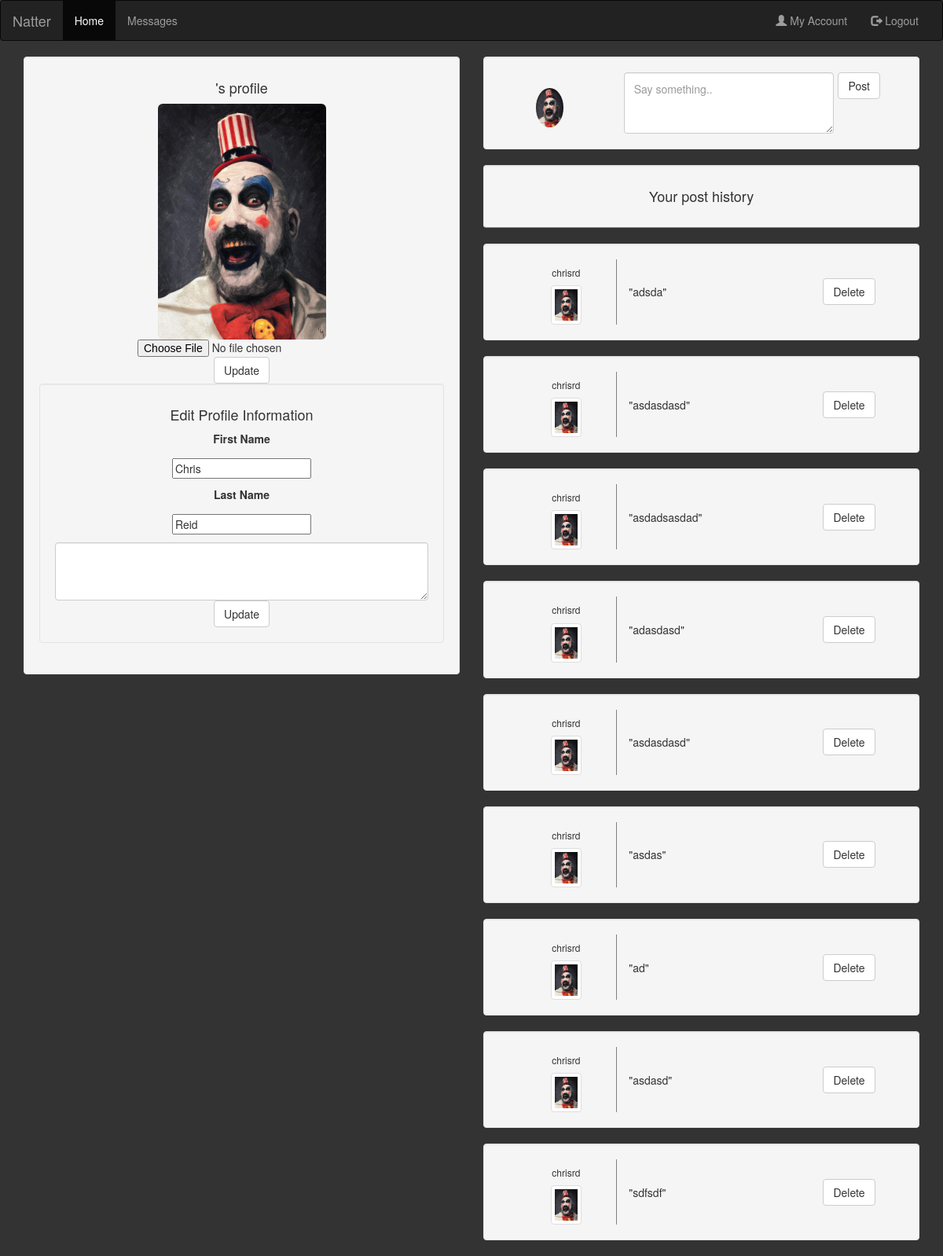
Screenshot of /profile (signed in) with the database file from the repository.
### tables this page shows
CREATE TABLE `users` (
  `user_id` INTEGER NOT NULL,
  `username` TEXT NOT NULL,
  `password` TEXT NOT NULL,
  `profile_picture` TEXT,
  `first_name` TEXT,
  `last_name` TEXT,
  `bio` TEXT,
  PRIMARY KEY (`user_id`)
);

CREATE TABLE `comments` (
  `comment_id` INTEGER NOT NULL PRIMARY KEY AUTOINCREMENT,
  `user_id` INTEGER NOT NULL,
  `comment` TEXT NOT NULL,
  FOREIGN KEY(`user_id`) REFERENCES `users`(`user_id`)
  ON UPDATE CASCADE ON DELETE CASCADE
);

### cw2.py (the view, shortened to what this page needs)
@app.route('/profile', methods=['GET','POST'])
def profile():
    id = session['user_id']
    comments = None
    avatar = None
    user = get_own_details(id)
    if get_profile_picture(id):
        avatar = get_profile_picture(id)
    if get_own_comments(session['user_id']):
        comments = get_own_comments(session['user_id'])
        print comments
    return render_template('account.html', comments=comments, avatar=avatar, user=user)

### cw2.py (called while the page is built)
def get_db():
    db = getattr(g, 'db', None)
    if db is None:
        db = sqlite3.connect(DATABASE)
        g.db = db
    return db

@app.teardown_appcontext
def close_db_connection(exception):
    db = getattr(g, 'db', None)
    if db is not None:
        db.close()

def get_own_comments(uid):
    db = get_db()
    cur = db.cursor()
    cur.execute(
        "SELECT * FROM users INNER JOIN comments on (users.user_id=comments.user_id) WHERE comments.user_id=(?)",
        (uid,))
    rows = cur.fetchall()
    return rows

def get_own_details(id):
    db = get_db()
    cur = db.cursor()
    cur.execute("SELECT username, profile_picture, user_id, first_name, last_name, bio \
                    FROM users WHERE user_id=(?)",(id,))
    rows = cur.fetchall()
    print rows
    return rows

def get_profile_picture(uid):
    db = get_db()
    cur = db.cursor()
    cur.execute("SELECT profile_picture FROM users WHERE user_id=(?)", (uid,))
    rows = cur.fetchall()
    return rows

### templates/account.html (shortened to what this page needs)
<!doctype html>
<html lang="en">
<head>
      <link href="{{ url_for('static', filename='css/bootstrap.min.css') }}" rel="stylesheet" media="screen">
    <link rel="stylesheet" href="static/css/style.css" type="text/css">
</head>
<body>
    {% include 'logged-menu.html' %}
    {% set prof = avatar[0][0] %}
    <div class="container text-center">
      <div class="row">
          <div class="post-box">
              <div class="col-lg-6 ">
                  <div class="well">
                          <form action="" method="POST" enctype="multipart/form-data">
                          <h4>{{ session['username'] }}'s profile </h4>
                              <img src="static/imgs/{{ prof }}" alt="profile picture" id="account-prof" class="img-rounded">
                              <input class="text-center" type="file" name="datafile" required>
                              <button class="btn btn-default pull-center" name="submit" id="post-button" value="upload-picture">Update</button>
                          </form>
                      <div class="well">
                          <form action="" method="POST">
                              <h4 class="text-center"> Edit Profile Information</h4>
                              <div class="input-group" id="input-form">
                                  <label for="last-name">First Name</label>
                              </div>
                              <div class="input-group" id="input-form">
                                <input type="text" name="first-name" value="{{ user[0][3] }}">
                              </div>
                                <div class="input-group" id="input-form">
                                  <label for="last-name">Last Name</label>
                              </div>
                              <div class="input-group" id="input-form">
                                <input type="text" name="last-name" value="{{ user[0][4] }}" >
                              </div>
                              <textarea class="form-control" id="bio" rows="3" name="bio" value="{{ user[0][5] }}">{{ user[0][5] }}</textarea>
                              <button class="btn btn-default pull-center" name="submit" id="post-button" value="edit">Update</button>
                          </form>
                      </div>
                  </div>
              </div>
                  <div class="col-lg-6">
                      <div class="col-lg-12 well">
                          <div class="col-lg-3">
                              <img src="static/imgs/{{ prof }}" alt="" id="prof" class="img-circle">
                          </div>
                            <div class="col-lg-9" >
                                <form action="/profile" method="POST">
                                    <div class="col-lg-10">
                                    <textarea class="form-control" id="user-post" rows="3" name="comment" placeholder="Say something.."></textarea>
                                    </div>
                                    <div class="col-lg-2">
                                    <button class="btn btn-default pull-right" name="submit" id="post-button" value="make-comment">Post</button>
                                    </div>
                                </form>
                            </div>
                      </div>
                      <div class="col-lg-12 well post-history">
                        <h4>Your post history</h4>
                      </div>
                      {% if comments %}
                          {% for row in comments | reverse %}
                              <div class="col-lg-12 well cn" name="{{ row[7] }}">
                                  <div class="col-lg-3" id="post-user-info">
                                      <h6>{{ row[1] }}</h6>
                                      <img src="static/imgs/{{ prof }}" alt="" id="prof" class="img-thumbnail">
                                  </div>
                                  <div class="col-lg-6 text-left">
                                      {{ '"'+row[9]+'"' }}
                                  </div>
                                    <div class="col-lg-2 pull-right">
                                        <form action="" method="POST">
                                      <button class="btn btn-default pull-right" name="submit" id="delete-button" value="delete-comment">Delete</button>
                                            </form>
                                  </div>
                              </div>
                          {% endfor %}
                      {% endif %}
                  </div>
              </div>
      </div>
    </div>
</body>
</html>

### templates/logged-menu.html (shortened to what this page needs)
<nav class="navbar navbar-inverse">
  <div class="container-fluid">
    <div class="navbar-header">
      <a class="navbar-brand" href="/">Natter</a>
    </div>
    <div class="collapse navbar-collapse" id="myNavbar">
      <ul class="nav navbar-nav">
        <li class="active"><a href="/">Home</a></li>
        <li><a href="/">Messages</a></li>
      </ul>
         <ul class="nav navbar-nav navbar-right">
        <li><a href="/profile"><span class="glyphicon glyphicon-user"></span> My Account</a></li>
              <li><a href="/logout"><span class="glyphicon glyphicon-log-out"></span> Logout</a></li>
      </ul>
    </div>
  </div>
</nav>

### static/css/style.css (style rules this page uses)
#input-form { margin: 0 auto; padding-bottom:10px; }
.post-box { background-color: #333333 !important; ; }
body { background-color: #333333 !important; }
#prof { max-width: 50px; max-height: 50px; }
#account-prof { max-width: 250px; max-height: 300px; }
#user-post { padding-top:10px; }
#post-user-info { border-right:solid thin gray; }
.cn { display: flex; justify-content: center; align-items: center; word-wrap: break-word; }
.post-history { border-bottom: solid thin grey; }
input[type=file] { margin: 0 auto; }

### rows the page displays
users: profile_picture (picture), first-name "Chris", last-name "Reid"
comments: username "chrisrd", profile_picture (picture), comment "\"adsda\""
comments: username "chrisrd", profile_picture (picture), comment "\"asdasdasd\""
comments: username "chrisrd", profile_picture (picture), comment "\"asdadsasdad\""
comments: username "chrisrd", profile_picture (picture), comment "\"adasdasd\""
comments: username "chrisrd", profile_picture (picture), comment "\"asdasdasd\""
comments: username "chrisrd", profile_picture (picture), comment "\"asdas\""
comments: username "chrisrd", profile_picture (picture), comment "\"ad\""
comments: username "chrisrd", profile_picture (picture), comment "\"asdasd\""
comments: username "chrisrd", profile_picture (picture), comment "\"sdfsdf\""
